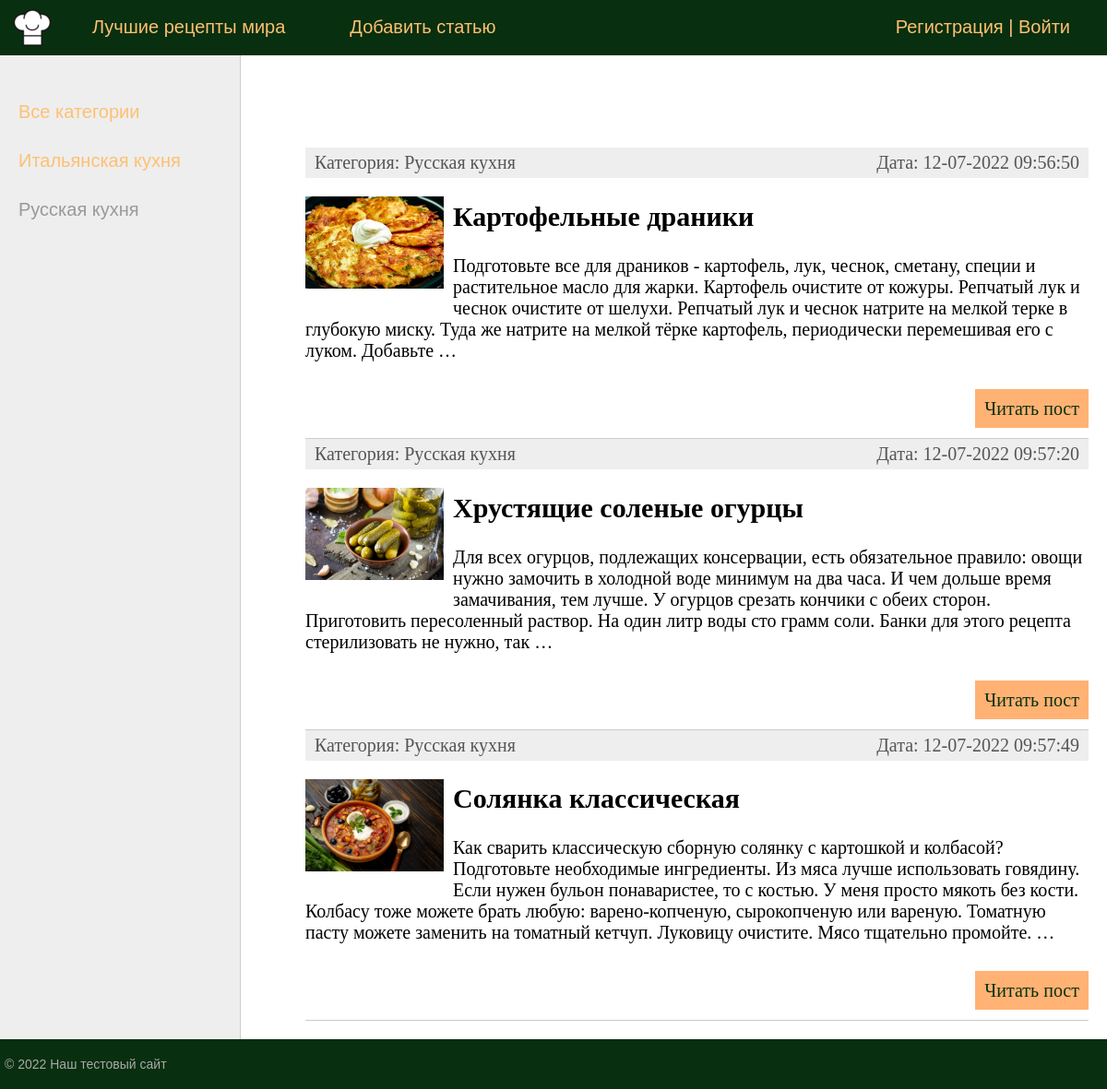
The page /category/russkaya-kuhnya on the database its author committed.
### blog/models.py (models this page shows, shortened)
class Category(models.Model):
    name = models.CharField(max_length=100, db_index=True, verbose_name='Наименование')
    slug = models.SlugField(max_length=255, unique=True, db_index=True, verbose_name="URL")
    def __str__(self):
        return self.name
    def get_absolute_url(self):
        return reverse('category', kwargs={'cat_slug': self.slug})
    class Meta:
        verbose_name = 'Категория'
        verbose_name_plural = 'Категории'
        ordering = ['id']

class Post(models.Model):
    title = models.CharField(max_length=255, verbose_name='Заголовок')
    slug = models.SlugField(max_length=255, unique=True, db_index=True, verbose_name="URL")
    content = models.TextField(blank=True, verbose_name='Содержание')
    photo = models.ImageField(upload_to="photos/%Y/%m/%d/", verbose_name='Фото')
    time_create = models.DateTimeField(auto_now_add=True, verbose_name='Дата создания')
    time_update = models.DateTimeField(auto_now=True, verbose_name='Дата обновления')
    is_published = models.BooleanField(default=True, verbose_name='Статус публикации')
    cat = models.ForeignKey('Category', on_delete=models.PROTECT, verbose_name='Категория')
    def get_absolute_url(self):
        return reverse('post', kwargs={'post_slug': self.slug})
    class Meta:
        verbose_name = 'Пост'
        verbose_name_plural = 'Посты'
        ordering = ['time_create', 'title']

### blog/views.py (the view)
# urls.py: path('category/<slug:cat_slug>', PostCategory.as_view(), name='category'),
class PostCategory(ListView):
    model = Post
    template_name = "blog/index.html"
    context_object_name = "posts"
    allow_empty = False
    def get_context_data(self, *, object_list=None, **kwargs):
        context = super().get_context_data(**kwargs)
        context['menu'] = menu
        context['title'] = 'Категория - ' + str(context['posts'][0].cat)
        context['cat_selected'] = context['posts'][0].cat_id
        return context
    def get_queryset(self):
        return Post.objects.filter(cat__slug=self.kwargs['cat_slug'], is_published=True)

### blog/templatetags/blog_tags.py (called while the page is built)
@register.inclusion_tag('blog/list_categories.html')
def get_categories(sort=None, cat_selected=0):
    if not sort:
        cats = Category.objects.all()
    else:
          cats = Category.objects.order_by(sort)
    return {'cats': cats, 'cat_selected': cat_selected}

### blog/templates/blog/index.html (shortened to what this page needs)
{% extends 'blog/base.html' %}
{% block content %}
<ul class="list-articles">
	{% for p in posts %}
			<li><div class="article-panel">
	<p class="first">Категория: {{p.cat}}</p>
	<p class="last">Дата: {{p.time_update|date:"d-m-Y H:i:s"}}</p>
</div>
{% if p.photo %}
	<p><img class="img-article-left thumb" src="{{p.photo.url}}"></p>
{% endif %}
				<h2>{{p.title}}</h2>
	{% autoescape on %}
	{{p.content|linebreaks|truncatewords:50}}
	{% endautoescape %}
			<p class="link-read-post"><a href="{{ p.get_absolute_url }}">Читать пост</a></p>
			</li>
	{% endfor %}
</ul>
{% endblock %}

### blog/templates/blog/list_categories.html
{% for c in cats %}
    {% if c.pk == cat_selected %}
        <li class="selcted">{{c.name}}</li>
    {% else %}
        <li><a href="{{c.get_absolute_url}}">{{c.name}}</a></li>
    {% endif %}
{% endfor %}

### blog/static/blog/css/styles.css (style rules this page uses)
html, body { font-family: 'Arial'; margin: 0; padding: 0; height: 100%; width: 100%; color: #444; }
a { color: #0059b2; text-decoration: none; }
img { max-width: 600px; height: auto; }
img.img-article-left { max-width: 300px; height: auto; float: left; padding: 0 10px 10px 0; }
img.img-article-left.thumb { max-width: 150px; height: auto; }
p.link-read-post { text-align: right; }
p.link-read-post a { padding: 10px; min-width: 100px; background: #FFB273; color: #082f0f; text-decoration: none; }
div.article-panel { background: #eee; padding: 5px 10px 5px 10px; box-sizing: border-box; overflow: hidden; color: #555; }
div.article-panel p.first { margin: 0; float: left; }
div.article-panel p.last { margin: 0; float: right; }
ul.list-articles { list-style: none; margin: 0; padding: 0; }
ul.list-articles li { border-bottom: 1px solid #ccc; }
.left-chapters ul li { margin: 30px 0 0 0; color: #999; }
.left-chapters ul li a { color: #fdc073; text-decoration: none; }

### rows shown on the page
Category: name "Итальянская кухня"
Category: name "Русская кухня"
Post: cat "Русская кухня", time_update "12-07-2022 09:56:50", photo (picture), title "Картофельные драники", content "Подготовьте все для драников - картофель, лук, чеснок, сметану, специи и растительное масло для жарки. Картофель очистите от кожуры. Репчатый лук и чеснок очистите от шелухи. Репчатый лук и чеснок натрите на мелкой терке в глубокую миску. Туда же натрите на мелкой тёрке картофель, периодически перемешивая его с луком. Добавьте …"
Post: cat "Русская кухня", time_update "12-07-2022 09:57:20", photo (picture), title "Хрустящие соленые огурцы", content "Для всех огурцов, подлежащих консервации, есть обязательное правило: овощи нужно замочить в холодной воде минимум на два часа. И чем дольше время замачивания, тем лучше. У огурцов срезать кончики с обеих сторон. Приготовить пересоленный раствор. На один литр воды сто грамм соли. Банки для этого рецепта стерилизовать не нужно, так …"
Post: cat "Русская кухня", time_update "12-07-2022 09:57:49", photo (picture), title "Солянка классическая", content "Как сварить классическую сборную солянку с картошкой и колбасой?Подготовьте необходимые ингредиенты. Из мяса лучше использовать говядину. Если нужен бульон понаваристее, то с костью. У меня просто мякоть без кости. Колбасу тоже можете брать любую: варено-копченую, сырокопченую или вареную. Томатную пасту можете заменить на томатный кетчуп. Луковицу очистите. Мясо тщательно промойте. …"

### other values the page prints
{{ m.title }} "Лучшие рецепты мира" "Добавить статью"
